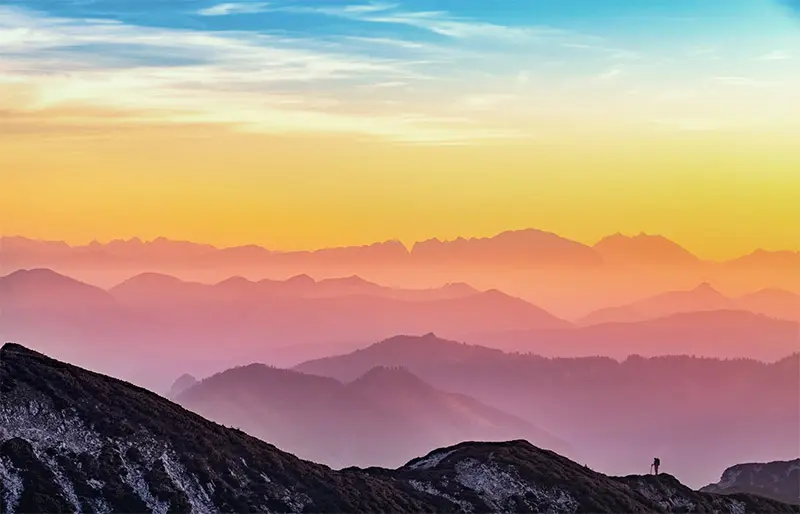
#> input picture Converting_to_pencil_sketch_task1/picture.jpg, 800 x 514 px, found by its file name
$ python Pencilsketch.py
#> lines starting #> are read from the running program, lines starting #| are printed output that depends on the picture
import cv2
imgloc='C:/Users/91981/Documents/others/WIE/Converting_to_pencil_sketch_task1/picture.jpg' #image location

img= cv2.imread(imgloc) #step1
#> img is the input picture: shape (514, 800, 3); mean B, G, R 131.3, 152.1, 179.9
gryimg=cv2.cvtColor(img,cv2.COLOR_BGR2GRAY) #step2
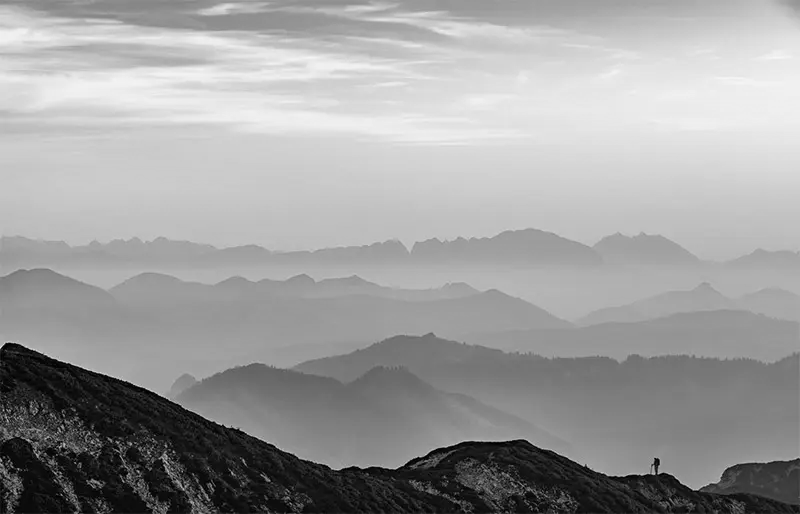
#> gryimg: shape (514, 800); min 0, max 247, mean 158.1
invtgrayimg=255-gryimg #step 3 inverting the image
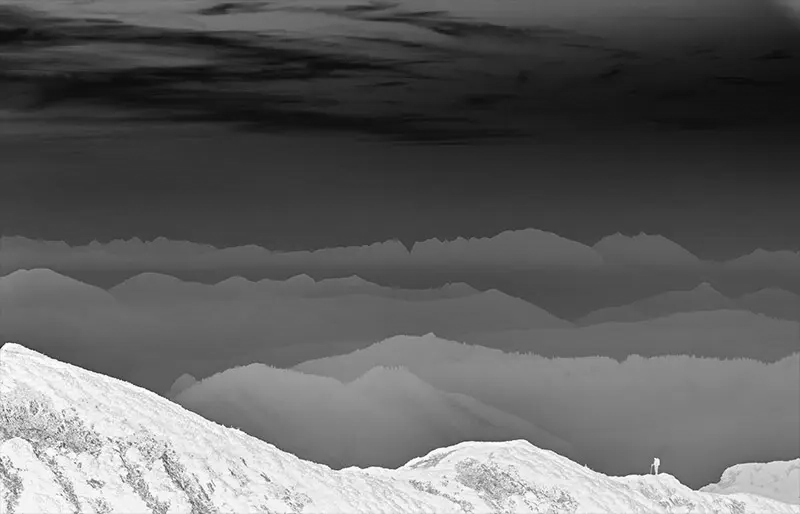
#> invtgrayimg: shape (514, 800); min 8, max 255, mean 96.9
blurimg=cv2.GaussianBlur(invtgrayimg,(21,21),0) #step 4 bluring
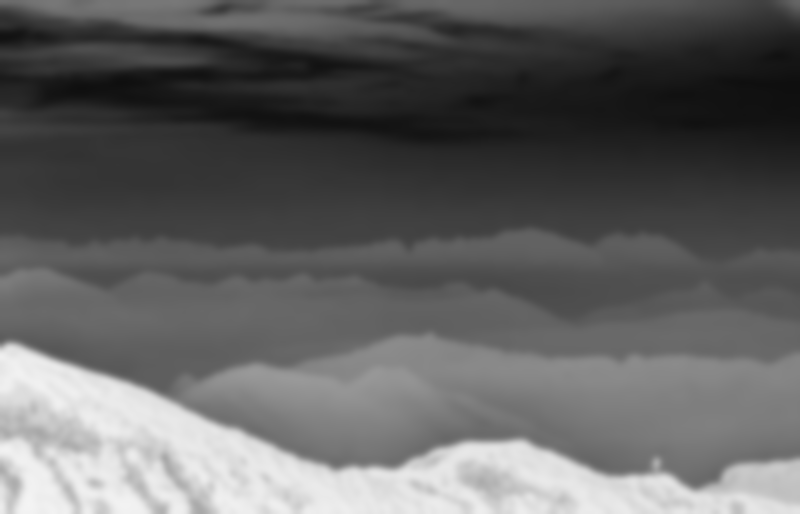
#> blurimg: shape (514, 800); min 15, max 244, mean 96.9
invtblurimg=255-blurimg #step 5 inverting the blurred image
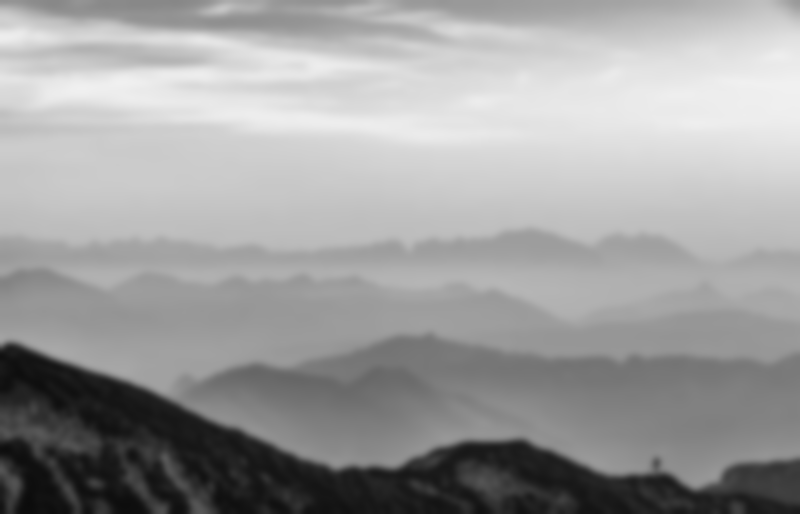
#> invtblurimg: shape (514, 800); min 11, max 240, mean 158.1
pencile=cv2.divide(gryimg,invtgrayimg,scale=256.0) #step 6 converting it to pencil sketch
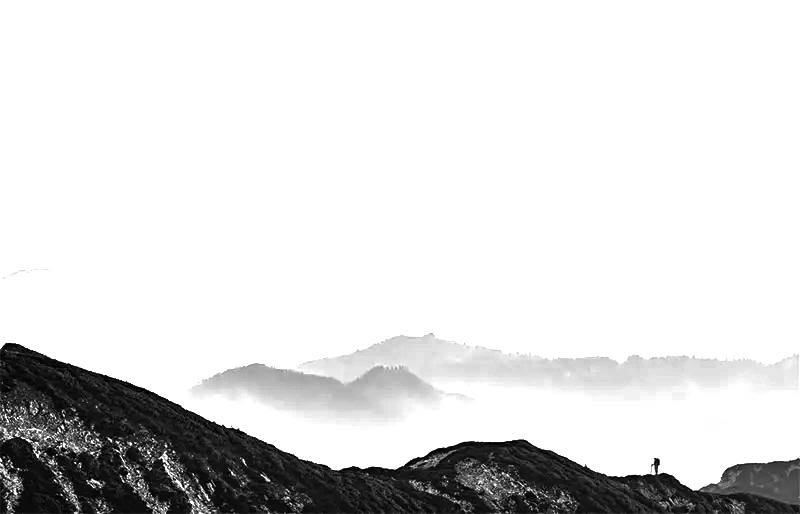
#> pencile: shape (514, 800); min 0, max 255, mean 221.3

#printing the images...
cv2.imshow('original Image',img)
cv2.imshow('Gray Image',gryimg)
cv2.imshow('Inverted Gray Image',invtgrayimg)
cv2.imshow('Blurr Image',blurimg)
cv2.imshow('Inverted Blurr Image',invtblurimg)
cv2.imshow('Pencil Sketch Image',pencile)
cv2.waitKey(0)
#hence the first task completed.
#thank you!
